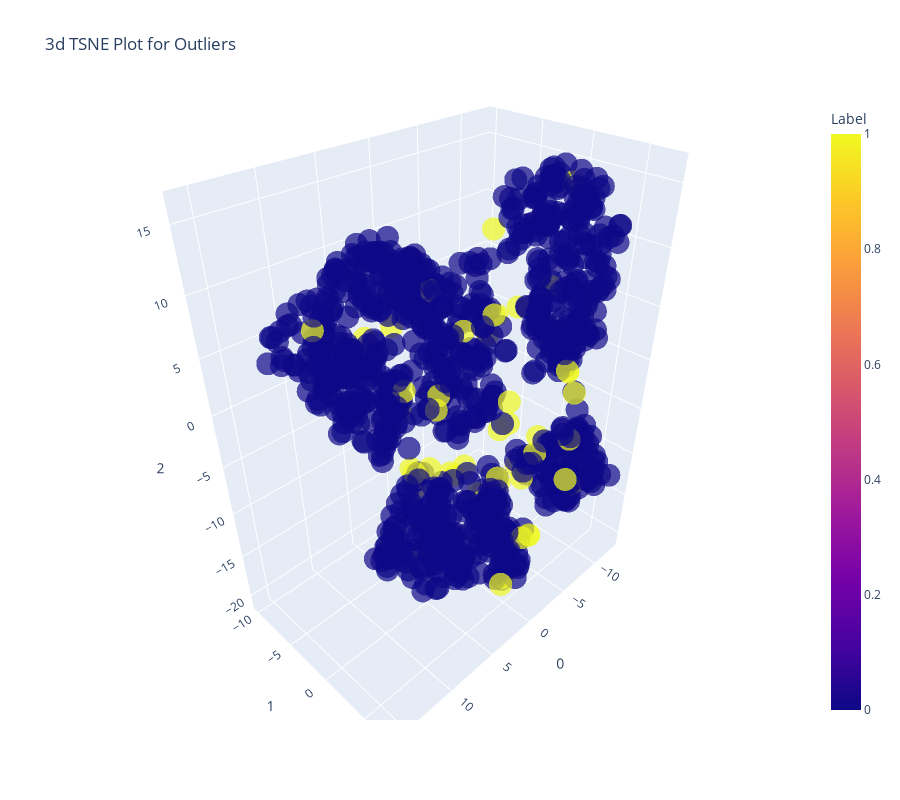

Notebook source saved alongside this figure:
### Code cell
## creating a model
iforest=create_model('iforest')
## plotting a model
plot_model(iforest)

### Figure 1 — Plotly figure (JSON) as saved in the notebook; plotly's stock layout.template omitted (floating-point values rounded to 4 significant figures; data arrays with more than 128 entries replaced by an {"elided": "..."} marker saying what was removed)
{"data": [{"customdata": {"elided": "1000x1 float values"}, "hoverlabel": {"namelength": 0}, "hovertemplate": "0=%{x}<br>1=%{y}<br>2=%{z}<br>Feature=%{customdata[0]}<br>Label=%{marker.color}", "legendgroup": "", "marker": {"color": {"elided": "1000 int values"}, "coloraxis": "coloraxis", "opacity": 0.7, "symbol": "circle"}, "mode": "markers", "name": "", "scene": "scene", "showlegend": false, "type": "scatter3d", "x": {"elided": "1000 float values"}, "y": {"elided": "1000 float values"}, "z": {"elided": "1000 float values"}}], "layout": {"coloraxis": {"colorbar": {"title": {"text": "Label"}}, "colorscale": [[0.0, "#0d0887"], [0.1111, "#46039f"], [0.2222, "#7201a8"], [0.3333, "#9c179e"], [0.4444, "#bd3786"], [0.5556, "#d8576b"], [0.6667, "#ed7953"], [0.7778, "#fb9f3a"], [0.8889, "#fdca26"], [1.0, "#f0f921"]]}, "height": 800, "legend": {"tracegroupgap": 0}, "scene": {"domain": {"x": [0.0, 1.0], "y": [0.0, 1.0]}, "xaxis": {"title": {"text": "0"}}, "yaxis": {"title": {"text": "1"}}, "zaxis": {"title": {"text": "2"}}}, "title": {"text": "3d TSNE Plot for Outliers"}, "width": 900}}
